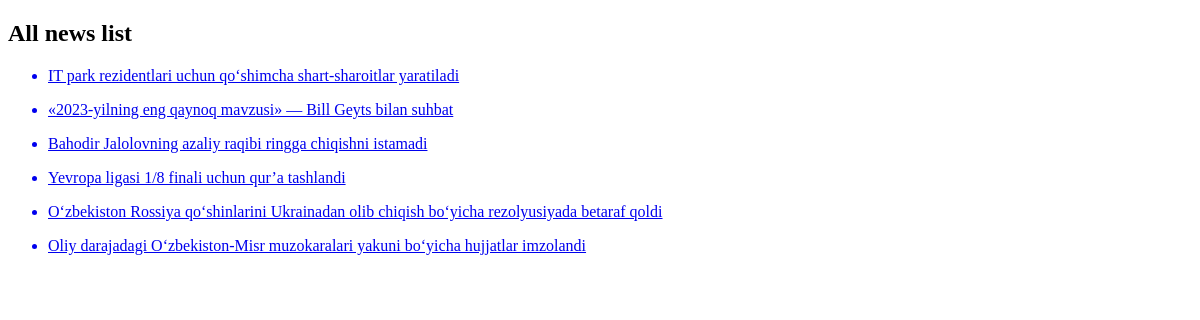
Before: /news/ with the older database file.
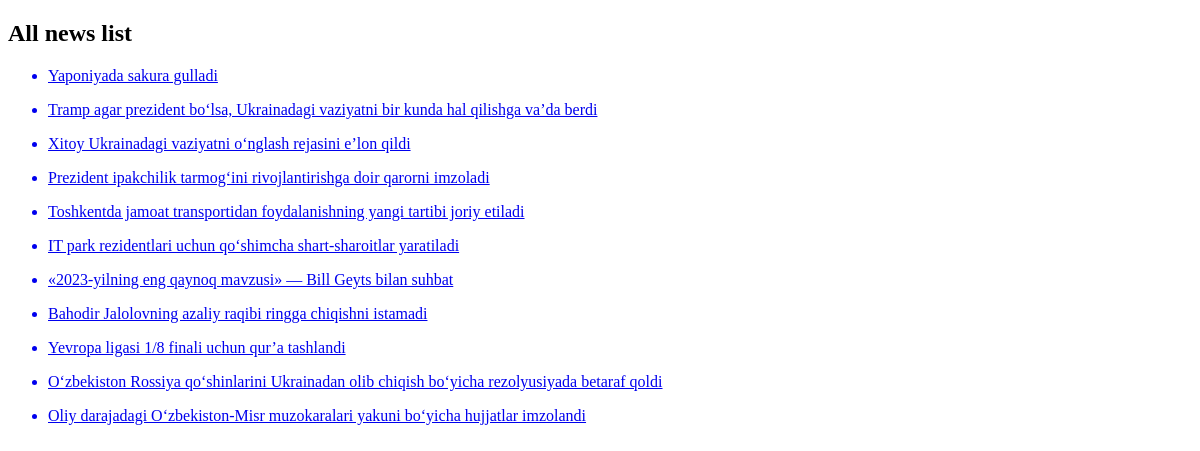
After: the same page with the newer database file.
### news_app/models.py (models this page shows, shortened)
class News(models.Model):
    class Status(models.TextChoices):
        Draft = "DF", "Draft",
        Published = "PB", "Published"
    title = models.CharField(max_length=250)
    slug = models.SlugField(max_length=250)
    body = models.TextField()
    image = models.ImageField(upload_to='news/images')
    category = models.ForeignKey(Category,
                                 on_delete=models.CASCADE
                                 )
    publish_time = models.DateTimeField(default=timezone.now)
    created_time = models.DateTimeField(auto_now_add=True)
    update_time = models.DateTimeField(auto_now=True)
    status = models.CharField(max_length=2,
                              choices=Status.choices,
                              default=Status.Draft
                              )
    objects = models.Manager()  # default manager
    published = PublishedManager()
    class Meta:
        ordering = ["-publish_time"]

### news_app/views.py (the view)
# urls.py: path('news/', news_list, name='news_list'),
def news_list(request):
    news_list = News.published.all()
    context = {
        'news_list': news_list
    }
    return render(request, 'news/news_list.html', context)

### news_app/context_processor.py (called while the page is built)
def latest_news(request):
    latest_news = News.published.all().order_by("-publish_time")[:10]
    context = {
        'latest_news': latest_news,
    }
    return context

### news_app/managers.py (called while the page is built)
    def get_queryset(self):
        return super().get_queryset().filter(status="PB")

### templates/news/news_list.html (shortened to what this page needs)
<!DOCTYPE html>
<html lang="en">
<head>
</head>
<body>
<h2>All news list</h2>
{% for news in  news_list %}
    <ul>
        <a href="{% url 'news_detail' news.pk %}"><li>{{ news.title }}</li></a>
    </ul>
{% endfor %}
</body>
</html>

Changed rows visible on the page:
added News: title "Yaponiyada sakura gulladi"
added News: title "Tramp agar prezident bo‘lsa, Ukrainadagi vaziyatni bir kunda hal qilishga va’da berdi"
added News: title "Xitoy Ukrainadagi vaziyatni o‘nglash rejasini e’lon qildi"
added News: title "Prezident ipakchilik tarmog‘ini rivojlantirishga doir qarorni imzoladi"
added News: title "Toshkentda jamoat transportidan foydalanishning yangi tartibi joriy etiladi"
